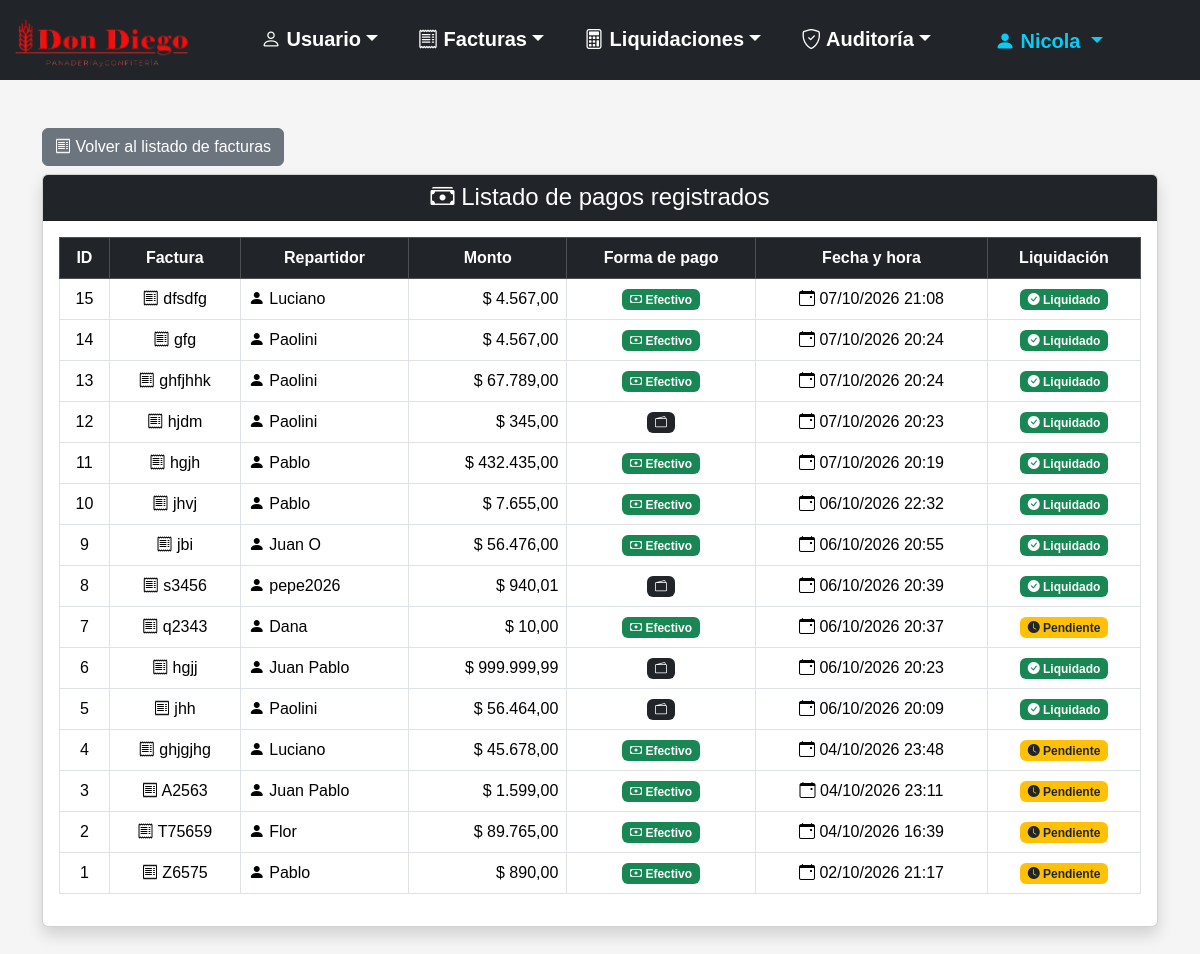
Page /Panaderia-v2/listar_pagos.php (signed in) on the committed database.
### tables this page shows
CREATE TABLE `usuario` (
  `id` smallint(5) UNSIGNED NOT NULL,
  `usuario` varchar(32) NOT NULL,
  `contrasenia` varchar(255) NOT NULL,
  `activo` tinyint(1) NOT NULL DEFAULT 1,
  `id_ROL` tinyint(3) UNSIGNED NOT NULL
);

CREATE TABLE `pago` (
  `id` int(10) UNSIGNED NOT NULL,
  `id_factura` int(10) UNSIGNED NOT NULL,
  `id_repartidor` smallint(5) UNSIGNED NOT NULL,
  `monto` decimal(8,2) NOT NULL,
  `forma_pago` enum('Efectivo','Transferencia','Otro') NOT NULL,
  `fecha_hora` datetime NOT NULL DEFAULT current_timestamp(),
  `liquidado` tinyint(1) NOT NULL DEFAULT 0
);

CREATE TABLE `factura` (
  `id` int(10) UNSIGNED NOT NULL,
  `numero_serie` varchar(20) NOT NULL,
  `monto` decimal(8,2) NOT NULL,
  `fecha_registro` datetime NOT NULL,
  `fecha_cobro` datetime DEFAULT NULL,
  `estado` enum('Cobrado','Pendiente','Anulada') NOT NULL DEFAULT 'Pendiente',
  `id_usuario_registro` smallint(5) UNSIGNED NOT NULL,
  `id_usuario_asignado` smallint(5) UNSIGNED DEFAULT NULL
);

### Panaderia-v2/listar_pagos.php (the view, shortened to what this page needs)
<?php
require_once "conexion.php";
$sql = "SELECT p.id, p.id_factura, p.id_repartidor, p.monto, p.forma_pago, p.fecha_hora, p.liquidado, f.numero_serie, u.usuario AS nombre_repartidor
        FROM pago p INNER JOIN factura f ON p.id_factura = f.id INNER JOIN usuario u ON p.id_repartidor = u.id
        ORDER BY p.fecha_hora DESC"
    ;
$stmt = $conexion->prepare($sql);
$stmt->execute();
$pagos = $stmt->fetchAll(PDO::FETCH_ASSOC);
?>
<!DOCTYPE html>
<html lang="es">
<head>
    <link rel="stylesheet" href="css/bootstrap-5.3.8/css/bootstrap.min.css">
    <link rel="stylesheet" href="imagenes/bootstrap-icons-1.13.1/bootstrap-icons.min.css">
    <link rel="stylesheet" href="css/estilo.css">
</head>
<body>
    <?php require_once "menu.php"; ?>
    <div class="container mt-5">
        <div class="mt-4 mb-2">
            <a href="index.php" class="btn btn-secondary"><i class="bi bi-receipt"></i> Volver al listado de facturas</a>
        </div>
        <div class="card shadow mb-5">
            <div class="card-header bg-dark text-white text-center">
                <h4 class="mb-0"><i class="bi bi-cash-stack"></i> Listado de pagos registrados</h4>
            </div>
            <div class="card-body">
                <?php if (count($pagos) > 0): ?>
                    <div class="table-responsive">
                        <table class="table table-bordered table-hover align-middle">
                            <thead class="table-dark text-center">
                                <tr>
                                    <th>ID</th>
                                    <th>Factura</th>
                                    <th>Repartidor</th>
                                    <th>Monto</th>
                                    <th>Forma de pago</th>
                                    <th>Fecha y hora</th>
                                    <th>Liquidación</th>
                                </tr>
                            </thead>
                            <tbody>
                                <?php foreach ($pagos as $pago): ?>
                                    <?php
                                    switch ($pago["forma_pago"]) {
                                        case "Efectivo":
                                            $clase = "bg-success";
                                            $icono = "bi-cash";
                                            $nombre = "Efectivo";
                                            break;
                                        default:
                                            $clase = "bg-dark";
                                            $icono = "bi-wallet2";
                                            $nombre = $pago["forma_pago"];
                                            break;
                                    }
                                    ?>
                                    <tr>
                                        <td class="text-center">
                                            <?= htmlspecialchars((string)$pago["id"]) ?>
                                        </td>
                                        <td class="text-center">
                                            <i class="bi bi-receipt"></i>
                                            <?= htmlspecialchars($pago["numero_serie"]) ?>
                                        </td>
                                        <td>
                                            <i class="bi bi-person-fill"></i>
                                            <?= htmlspecialchars($pago["nombre_repartidor"]) ?>
                                        </td>
                                        <td class="text-end text-nowrap">
                                            $ <?= number_format((float)$pago["monto"], 2, ",", ".") ?>
                                        </td>
                                        <td class="text-center">
                                            <span class="badge <?= $clase ?>">
                                                <i class="bi <?= $icono ?>"></i>
                                                <?= htmlspecialchars($nombre) ?>
                                            </span>
                                        </td>
                                        <td class="text-center text-nowrap">
                                            <i class="bi bi-calendar-event"></i>
                                            <?php
                                            $fecha = new DateTime($pago["fecha_hora"]);
                                            echo htmlspecialchars($fecha->format("d/m/Y H:i"));
                                            ?>
                                        </td>
                                        <td class="text-center">
                                            <?php if ((int)$pago["liquidado"] === 1): ?>
                                                <span class="badge bg-success"><i class="bi bi-check-circle-fill"></i> Liquidado</span>
                                            <?php else: ?>
                                                <span class="badge bg-warning text-dark"><i class="bi bi-clock-fill"></i> Pendiente</span>
                                            <?php endif; ?>
                                        </td>
                                    </tr>
                                <?php endforeach; ?>
                            </tbody>
                        </table>
                    </div>
                <?php endif; ?>
            </div>
        </div>
    </div>
</body>
</html>

### Panaderia-v2/menu.php (shortened to what this page needs)
<?php
if (isset($_SESSION["id_usuario"])) {
    $sqlUsuario = "SELECT usuario FROM usuario WHERE id = ?";
    $stmtUsuario = $conexion->prepare($sqlUsuario);
    $stmtUsuario->execute([$_SESSION["id_usuario"]]);
    $usuarioLogueado = $stmtUsuario->fetch(PDO::FETCH_ASSOC);
}
?>
<nav class="navbar navbar-expand-lg navbar-dark bg-dark">
    <div class="container-fluid">
        <a class="navbar-brand flex-grow-1" href="https://www.dondiegouy.com/"><img src="imagenes/logo.png" alt="Panaderia" class="d-inline-block align-text-top logo-menu"></a>
        <div class="offcanvas offcanvas-end text-bg-dark" tabindex="-1" id="menuNavegacion" aria-labelledby="menuNavegacionLabel">
            <div class="offcanvas-body justify-content-center">
                <ul class="navbar-nav flex-grow-1 pe-3 gap-4 fs-5">
                    <li class="nav-item dropdown nav-underline">
                        <a class="nav-link dropdown-toggle fw-bold" href="#" role="button" data-bs-toggle="dropdown" aria-expanded="false"><i class="bi bi-person"></i> Usuario</a>
                    </li>
                    <li class="nav-item dropdown nav-underline">
                        <a class="nav-link dropdown-toggle fw-bold" href="#" role="button" data-bs-toggle="dropdown" aria-expanded="false"><i class="bi bi-receipt"></i> Facturas</a>
                    </li>
                    <li class="nav-item dropdown nav-underline">
                        <a class="nav-link dropdown-toggle fw-bold" href="#" role="button" data-bs-toggle="dropdown" aria-expanded="false"><i class="bi bi-calculator"></i> Liquidaciones</a>
                    </li>
                    <li class="nav-item dropdown nav-underline">
                        <a class="nav-link dropdown-toggle fw-bold" href="#" role="button" data-bs-toggle="dropdown" aria-expanded="false"><i class="bi bi-shield-check"></i> Auditoría</a>
                    </li>
                    <li class="nav-item dropdown mt-auto pe-3 fs-5 d-xxl-none">
                       <a class="nav-link dropdown-toggle fw-bold usuario-menu" href="#" role="button" data-bs-toggle="dropdown" aria-expanded="false">
                            <i class="bi bi-person-fill"></i>
                            <?= htmlspecialchars($usuarioLogueado["usuario"]) ?>
                        </a>
                    </li>
                </ul>
            </div>
        </div>
    </div>
</nav>

### Panaderia-v2/css/estilo.css (style rules this page uses)
body { font-family: Arial, sans-serif; background: #f5f5f5; margin: 0; padding: 0; width: 100%; max-width: 100%; overflow-x: hidden; }
.navbar .nav-link, .navbar .navbar-brand { color: white !important; }
.navbar .usuario-menu { color: #0dcaf0 !important; }
.navbar { width: 100%; max-width: 100%; margin: 0; padding-left: 0; padding-right: 0; }
.navbar .container-fluid { width: 100%; max-width: 100%; margin: 0; padding-left: 12px; padding-right: 12px; }
.logo-menu { width: 180px; height: 50px; object-fit: contain; }

### rows in the picture
usuario: usuario "Nicola"
pago: id "15", id_factura.numero_serie "dfsdfg", id_repartidor.usuario "Luciano", monto "4.567,00", forma_pago "Efectivo", fecha_hora "07/10/2026 21:08", liquidado 1 (drawn)
pago: id "14", id_factura.numero_serie "gfg", id_repartidor.usuario "Paolini", monto "4.567,00", forma_pago "Efectivo", fecha_hora "07/10/2026 20:24", liquidado 1 (drawn)
pago: id "13", id_factura.numero_serie "ghfjhhk", id_repartidor.usuario "Paolini", monto "67.789,00", forma_pago "Efectivo", fecha_hora "07/10/2026 20:24", liquidado 1 (drawn)
pago: id "12", id_factura.numero_serie "hjdm", id_repartidor.usuario "Paolini", monto "345,00", fecha_hora "07/10/2026 20:23", liquidado 1 (drawn)
pago: id "11", id_factura.numero_serie "hgjh", id_repartidor.usuario "Pablo", monto "432.435,00", forma_pago "Efectivo", fecha_hora "07/10/2026 20:19", liquidado 1 (drawn)
pago: id "10", id_factura.numero_serie "jhvj", id_repartidor.usuario "Pablo", monto "7.655,00", forma_pago "Efectivo", fecha_hora "06/10/2026 22:32", liquidado 1 (drawn)
pago: id "9", id_factura.numero_serie "jbi", id_repartidor.usuario "Juan O", monto "56.476,00", forma_pago "Efectivo", fecha_hora "06/10/2026 20:55", liquidado 1 (drawn)
pago: id "8", id_factura.numero_serie "s3456", id_repartidor.usuario "pepe2026", monto "940,01", fecha_hora "06/10/2026 20:39", liquidado 1 (drawn)
pago: id "7", id_factura.numero_serie "q2343", id_repartidor.usuario "Dana", monto "10,00", forma_pago "Efectivo", fecha_hora "06/10/2026 20:37", liquidado 0 (drawn)
pago: id "6", id_factura.numero_serie "hgjj", id_repartidor.usuario "Juan Pablo", monto "999.999,99", fecha_hora "06/10/2026 20:23", liquidado 1 (drawn)
pago: id "5", id_factura.numero_serie "jhh", id_repartidor.usuario "Paolini", monto "56.464,00", fecha_hora "06/10/2026 20:09", liquidado 1 (drawn)
pago: id "4", id_factura.numero_serie "ghjgjhg", id_repartidor.usuario "Luciano", monto "45.678,00", forma_pago "Efectivo", fecha_hora "04/10/2026 23:48", liquidado 0 (drawn)
pago: id "3", id_factura.numero_serie "A2563", id_repartidor.usuario "Juan Pablo", monto "1.599,00", forma_pago "Efectivo", fecha_hora "04/10/2026 23:11", liquidado 0 (drawn)
pago: id "2", id_factura.numero_serie "T75659", id_repartidor.usuario "Flor", monto "89.765,00", forma_pago "Efectivo", fecha_hora "04/10/2026 16:39", liquidado 0 (drawn)
pago: id "1", id_factura.numero_serie "Z6575", id_repartidor.usuario "Pablo", monto "890,00", forma_pago "Efectivo", fecha_hora "02/10/2026 21:17", liquidado 0 (drawn)
